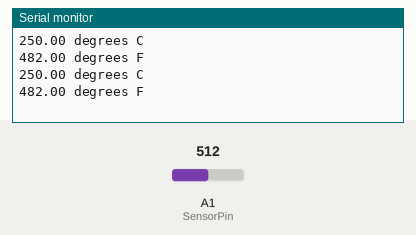
Recording of a sketch running on a simulated Arduino Uno, built with avr-gcc and run on an emulated ATmega328P. On the bench: the last lines printed to the serial monitor. The inputs (shaded band) are chosen by the test bench; at power-on: A1 (SensorPin) = 512.

Above: at 1.8 s.
1.9 s: A1 (SensorPin) set to 716
At 2.8 s:
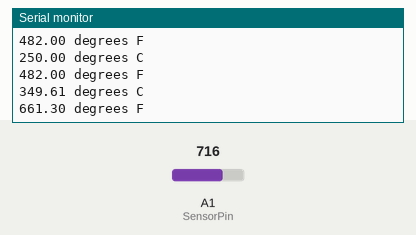
3.4 s: A1 (SensorPin) set to 900
At 4.8 s:
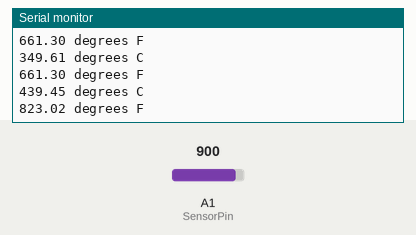
Timing chart, 0 to 6.4 s (numbered marks = the images above; inputs shaded):
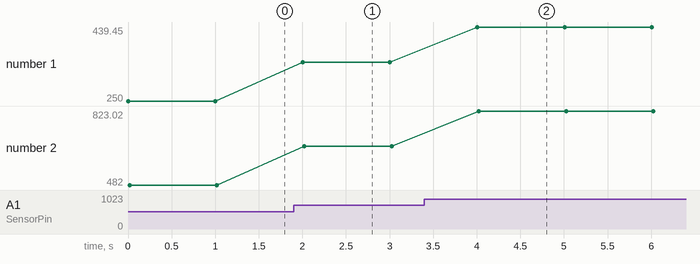

The sketch:

LM_35_Sensor.ino
```cpp
#define SensorPin A1

float supply_voltage = 5;  // 3.3; //If you are useing a 3.3V supply voltage, change this accordingly.
void setup() {

  // analogReference(EXTERNAL); // If using 3.3V as reference by bridging it to the AREF pin,
  // then uncomment this line. If using 5V then this is not necessary.
  Serial.begin(9600);  // Start the serial connection with the computer
                       // to view the result open the serial monitor
}

void loop() {
  // put your main code here, to run repeatedly:

  int reading = analogRead(SensorPin);  //[0-1023]

  //convert raeding to Volatge [0-5v] or [0-3.3]
  // @0 =>0v
  //1023=>5v
  //reading=>volt
  float voltage = reading * supply_voltage / 1024;


  float temperatureC = (voltage - 0) * 100;  //converting from 10 mv per degree with 0 mV offset
                                             //to degrees ((voltage - 0) times 100)
  Serial.print(temperatureC);
  Serial.println(" degrees C");

  // now convert to Fahrenheit
  float temperatureF = (temperatureC * 9.0 / 5.0) + 32.0;
  Serial.print(temperatureF);
  Serial.println(" degrees F");

  delay(1000);  //waiting a second
}
```

Measured:
- after the input at 1.9 s, the serial monitor: prints a new line after 0.10 s (image 1)
- after the input at 3.4 s, the serial monitor: prints a new line after 0.61 s (image 2)
- plotted number 1: 250 → 349.61 after the input at 1.9 s, 349.61 → 439.45 after the input at 3.4 s
- plotted number 2: 482 → 661.3 after the input at 1.9 s, 661.3 → 823.02 after the input at 3.4 s
